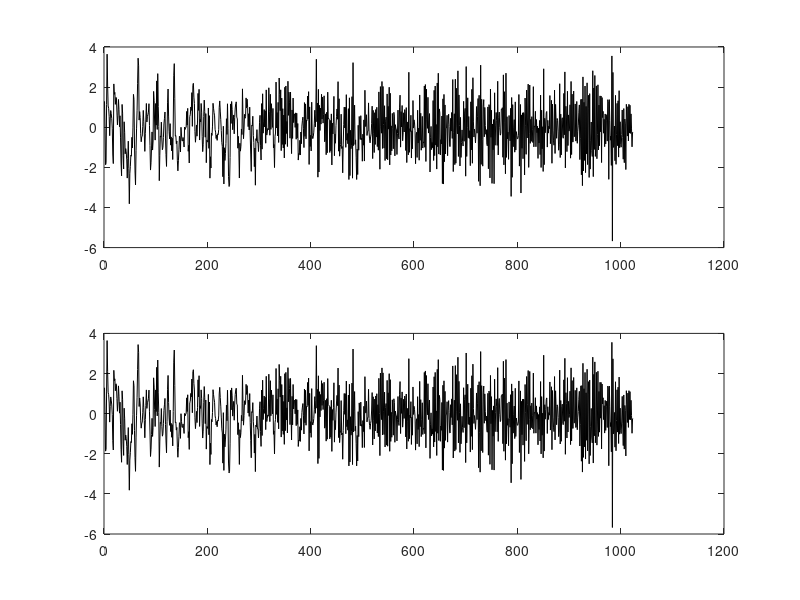

This figure's MATLAB source: (Note: this script raises an error after producing the figure.)
%%%%%%%%%%%%%%%%%%%%%%%%%%%%%%%%%%%%%%%%%%%%%%%%%%%%%%%%%%%%%%%%%%%%%%%%%%%
%%%%%%%%%%%%%%%%%%%%%%%%%%%%%%%%%%%%%%%%%%%%%%%%%%%%%%%%%%%%%%%%%%%%%%%%%%%
% Program for the MCMC nonstationary multivariate spectrum analysis paper
% 07/02/2016
% Does the MCMC iterations for bivariate time series
%%%%%%%%%%%%%%%%%%%%%%%%%%%%%%%%%%%%%%%%%%%%%%%%%%%%%%%%%%%%%%%%%%%%%%%%%%%
%%%%%%%%%%%%%%%%%%%%%%%%%%%%%%%%%%%%%%%%%%%%%%%%%%%%%%%%%%%%%%%%%%%%%%%%%%%


%%%%%%%%%%%%%%%%%%%%%%%%%%%%%%%%%%%%%%%%%%%%%%%%%%%%%%%%%%%%%%%%%%%%%%%%%%%
%   I) get the data
%%%%%%%%%%%%%%%%%%%%%%%%%%%%%%%%%%%%%%%%%%%%%%%%%%%%%%%%%%%%%%%%%%%%%%%%%%%
% load('slow_example.mat')
load('slow_example2.mat')
%load('slow_example3.mat')

figure
subplot(2,1,1);
plot(zt(:,1),'color','black')
subplot(2,1,2);
plot(zt(:,1),'color','black')

%%%%%%%%%%%%%%%%%%%%%%%%%%%%%%%%%%%%%%%%%%%%%%%%%%%%%%%%%%%%%%%%%%%%%%%%%%%
%%%%%%% II) Run the estimation proceedure
%%%%%%%%%%%%%%%%%%%%%%%%%%%%%%%%%%%%%%%%%%%%%%%%%%%%%%%%%%%%%%%%%%%%%%%%%%%
warning('off','MATLAB:nearlySingularMatrix')
nloop = 8000;   %number of total MCMC iterations
nwarmup = 3000; %number of warmup period
nexp_max = 8;   %Input maximum number of segments

global dimen nobs nbasis ngamma sigmasqalpha tau_up_limit ...
            prob_mm1 tmin var_inflate_1 var_inflate_2 options        
options = optimset('Display','off','GradObj','on','Hessian','on','MaxIter',10000,...
    'MaxFunEvals',1000,'TolFun',1e-5,'TolX',1e-5);

ts = zt;               %a T by two time series 
dim = size(ts);       
nobs = dim(1);
dimen = dim(2);
n = nobs;
yy = fft(ts)/sqrt(n);  %DFT 
y = yy(1:ceil(n/2),:);
nf = length(y);
tt=linspace(1,nobs,nobs)';

nbasis = 5;             %number of linear smoothing spline basis functions 
ngamma = nbasis + 1;    %number of coefficients for real part of components
sigmasqalpha = 5;       %smoothing parameter for alpha
tau_up_limit = 1;       %the prior for smoothing parameters    
prob_mm1 = 0.8;         %the probability of small jump, 1-prob of big jump
tmin = 40;             %minimum number of observation in each segment
var_inflate_1 = 2.5;      
var_inflate_2 = 2.5;
%%%%%%%%%%%%%%%%%%%%%%%%%%%%%%%%%%%%%%%%%%%%%%%%%%%%%%%%%%%%%%%%%%%%%%%%%%%
%%%%%%% II) Run the estimation proceedure
%%%%%%%%%%%%%%%%%%%%%%%%%%%%%%%%%%%%%%%%%%%%%%%%%%%%%%%%%%%%%%%%%%%%%%%%%%%
nfreq_hat = 50;
freq_hat=(0:nfreq_hat)'/(2*nfreq_hat);

tausq = cell(nexp_max,1);  %big array for smoothing parameters
gamma = cell(nexp_max,1);  %big array for coefficients 
spect_hat = cell(nexp_max,1);
xi = cell(nexp_max,1);     %Cutpoint locations xi_1 is first cutpoint, xi_) is beginning of timeseries
nseg = cell(nexp_max,1);   %Number of observations in each segment
rho = cell(nexp_max,1);    %index for component change
spec_hat = cell(nexp_max,1);
fmean = cell(nexp_max,1);

for j=1:nexp_max
    tausq{j}=ones(4,j,nloop+1);
    gamma{j} = zeros(ngamma,4,j,nloop+1);
    spect_hat{j} = zeros(2,2,nfreq_hat+1,j,nloop+1);
    fmean{j} = zeros(dimen,dimen,nfreq_hat+1,j);
    xi{j}=ones(j,nloop+1);
	nseg{j}=ones(j,nloop+1);
    rho{j}=zeros(j,nloop+1);
end

%%%%%%%%%%%%%%%%%%%%%%%%%%%%%%%
% initilize the MCMC iteration
%%%%%%%%%%%%%%%%%%%%%%%%%%%%%%%

nexp_curr=nexp_max*ones(nloop+1,1); %big array for number of segment
nexp_curr(1) = 3;  %initialize the number of segments

%initialize tausq
for j=1:nexp_curr(1)
	tausq{nexp_curr(1)}(:,j,1)=rand(4,1)*tau_up_limit;
end

%initilize the location of the changepoints for j=1:nexp_curr(1)
for j=1:nexp_curr(1)
    if nexp_curr(1)==1
        xi{nexp_curr(1)}(j,1) = nobs;
        nseg{nexp_curr(1)}(j,1) = nobs;
    else
        if j==1
			nposs = nobs-nexp_curr(1)*tmin+1;
			xi{nexp_curr(1)}(j,1) = tmin + unidrnd(nposs)-1;
			nseg{nexp_curr(1)}(j,1) = xi{nexp_curr(1)}(j,1);
        elseif j>1 && j<nexp_curr(1)
			nposs=nobs-xi{nexp_curr(1)}(j-1,1)-tmin*(nexp_curr(1)-j+1)+1;
			xi{nexp_curr(1)}(j,1)=tmin+unidrnd(nposs)+xi{nexp_curr(1)}(j-1,1)-1;
			nseg{nexp_curr(1)}(j,1)=xi{nexp_curr(1)}(j,1)-xi{nexp_curr(1)}(j-1,1);
        else
			xi{nexp_curr(1)}(j,1)=nobs;
			nseg{nexp_curr(1)}(j,1)=xi{nexp_curr(1)}(j,1)-xi{nexp_curr(1)}(j-1,1);	
        end
    end
end

%initilize indicator for order of rho occur.
Z = zeros(nobs,1);
Z(xi{nexp_curr(1)}(:,1)) = Z(xi{nexp_curr(1)}(:,1)) + 1;

%index matrix for which compoents of choloskey decomposition changed
chol_index = [0 0 0 0; 1 0 0 0; 0 1 0 0; 0 0 1 0; 0 0 0 1;...
              1 1 0 0; 1 0 1 0; 1 0 0 1; 0 0 1 1; 0 1 0 1;...
              0 1 1 0; 1 1 1 0; 1 1 0 1; 0 1 1 1; 1 0 1 1;...
              1 1 1 1];
% 1: no change; 2-5: one changes; 6-11: two changes; 12-15: three changes
% 16: all changed

xi_temp = xi{nexp_curr(1)}(:,1);
nseg_temp = nseg{nexp_curr(1)}(:,1);
tau_temp = tausq{nexp_curr(1)}(:,:,1);
gamma_temp = gamma{nexp_curr(1)}(:,:,:,1);
rho{nexp_curr(1)}(1:(end-1),1)=16;
rho_temp = repmat(16,nexp_curr(1));
for j=1:nexp_curr(1)
   	[gamma_mean, gamma_var,~] = postgamma1(chol_index, rho_temp(j), j, ts, tau_temp(:,j), gamma_temp(:,:,j,1), xi_temp);
	gamma{nexp_curr(1)}(:,:,j,1) = reshape([mvnrnd(gamma_mean,0.5*(gamma_var+gamma_var')),0],ngamma,4);
end
%jumping probabilities
epsilon=zeros(nloop,1);
met_rat=zeros(nloop,1);

tic;
%%%%%%%%%%%%%%%%%%%%%%%%%%%%%%%%%%%%%%%%%%
% run the loop
%%%%%%%%%%%%%%%%%%%%%%%%%%%%%%%%%%%%%%%%%%
for p=1:nloop
    if(mod(p,100)==0)
        p
    end
    
    if p<nwarmup
        var_inflate_1=2.5;
        var_inflate_2=2.5;
    else
        var_inflate_1=2;
        var_inflate_2=2;
    end
    
    %========================
    %BETWEEN MODEL MOVE
    %========================
    
    kk = length(find(nseg{nexp_curr(p)}(:,p)>2*tmin)); %Number of available segments
    
    %===========================
    %Deciding on birth or death
    if kk==0 %Stay where you (if nexp_curr=1) or join segments if there are no available segments to cut
        if nexp_curr(p)==1
            nexp_prop = nexp_curr(p); %Stay 
            log_move_prop = 0;
            log_move_curr = 0;
        else
            nexp_prop = nexp_curr(p)-1; %death
            log_move_prop = 0;
            if nexp_prop==1
                log_move_curr = 1;
            else
                log_move_curr = log(0.5);
            end
        end
    else
        if nexp_curr(p)==1
            nexp_prop = nexp_curr(p) + 1; %birth
            log_move_prop = 0;
            if nexp_prop==nexp_max
                log_move_curr = 0;
            else
                log_move_curr = log(0.5);
            end
        elseif nexp_curr(p)==nexp_max
            nexp_prop = nexp_curr(p)-1;   %death
            log_move_prop = 0;
            if nexp_prop==1
                log_move_curr = 0;
            else
                log_move_curr = log(0.5);
            end
        else
            u = rand;
            if u<0.5
                nexp_prop = nexp_curr(p)+1; %birth
                if nexp_prop==nexp_max;
                    log_move_curr = 0;
                    log_move_prop = log(0.5);
                else
                    log_move_curr=log(0.5);
                    log_move_prop=log(0.5);
                end
            else
                nexp_prop = nexp_curr(p)-1; %death
                if nexp_prop==1
                    log_move_curr = 0;
                    log_move_prop = log(0.5);
                else
                    log_move_curr = log(0.5);
                    log_move_prop = log(0.5);
                end
            end
        end
    end
    xi_curr_temp = xi{nexp_curr(p)}(:,p);
    gamma_curr_temp = gamma{nexp_curr(p)}(:,:,:,p);
    nseg_curr_temp = nseg{nexp_curr(p)}(:,p);
    tau_curr_temp = tausq{nexp_curr(p)}(:,:,p);
    rho_curr_temp = rho{nexp_curr(p)}(:,p);
    Z(xi{nexp_curr(p)}(:,p)) = Z(xi{nexp_curr(p)}(:,p)) + 1;
    
    if nexp_prop<nexp_curr(p)
        %Do Death step
        [met_rat(p),nseg_prop,xi_prop,tau_prop,gamma_prop, rho_prop, z_tmp]= death(chol_index,ts,nexp_curr(p),nexp_prop,...
		tau_curr_temp,xi_curr_temp,nseg_curr_temp,gamma_curr_temp,rho_curr_temp, log_move_curr,log_move_prop,Z);
    elseif nexp_prop>nexp_curr(p)
        %Do Birth step
        [met_rat(p),nseg_prop,xi_prop,tau_prop,gamma_prop, rho_prop, z_tmp]= birth(chol_index,ts,nexp_curr(p),nexp_prop,...
		tau_curr_temp,xi_curr_temp,nseg_curr_temp,gamma_curr_temp,rho_curr_temp,log_move_curr,log_move_prop,Z);
    else
        xi_prop=xi{nexp_curr(p)}(:,p);
        nseg_prop=nseg{nexp_curr(p)}(:,p);
        tau_prop=tausq{nexp_curr(p)}(:,:,p);
        gamma_prop=beta{nexp_curr(p)}(:,:,p);
        rho_prop=rho{nexp_curr(p)}(:,p);
        met_rat(p) = 1;
    end
    u = rand;
    if u<met_rat(p)
		nexp_curr(p+1)=nexp_prop;
		xi{nexp_curr(p+1)}(:,p+1)=xi_prop;
		nseg{nexp_curr(p+1)}(:,p+1)=nseg_prop;
		tausq{nexp_curr(p+1)}(:,:,p+1)=tau_prop;
		gamma{nexp_curr(p+1)}(:,:,:,p+1)=gamma_prop;
        rho{nexp_curr(p+1)}(:,p+1)=rho_prop;
        Z=z_tmp;
    else
		nexp_curr(p+1)=nexp_curr(p);
		xi{nexp_curr(p+1)}(:,p+1)=xi{nexp_curr(p+1)}(:,p);
		nseg{nexp_curr(p+1)}(:,p+1)=nseg{nexp_curr(p+1)}(:,p);
		tausq{nexp_curr(p+1)}(:,:,p+1)=tausq{nexp_curr(p+1)}(:,:,p);
		gamma{nexp_curr(p+1)}(:,:,:,p+1)=gamma{nexp_curr(p+1)}(:,:,:,p);
        rho{nexp_curr(p+1)}(:,p+1)=rho{nexp_curr(p+1)}(:,p);
    end
    %========================
    %WITHIN MODEL MOVE
    %========================
	%Drawing a new cut point and gamma simultaneously
    %update coeffiecient of linear basis function
    xi_curr_temp=xi{nexp_curr(p+1)}(:,p+1);
    gamma_curr_temp=gamma{nexp_curr(p+1)}(:,:,:,p+1);
    tau_temp=tausq{nexp_curr(p+1)}(:,:,p+1);
    nseg_curr_temp=nseg{nexp_curr(p+1)}(:,p+1);
    rho_temp = rho{nexp_curr(p+1)}(:,p+1); 
    [epsilon(p),nseg_new,xi_prop,tau_prop,gamma_prop,rho_prop,seg_temp,z_tmp]= ...
    within(chol_index,ts,nexp_curr(p+1),tau_temp, xi_curr_temp,...
                                                            nseg_curr_temp, gamma_curr_temp,rho_temp,Z);
    u = rand;
    if (u<epsilon(p)|| p==1) 
        if nexp_curr(p+1)>1
            for j=seg_temp:seg_temp+1
                gamma{nexp_curr(p+1)}(:,:,j,p+1)=gamma_prop(:,:,j);
                xi{nexp_curr(p+1)}(j,p+1)=xi_prop(j);
                nseg{nexp_curr(p+1)}(j,p+1)=nseg_new(j);
                rho{nexp_curr(p+1)}(j,p+1)=rho_prop(j);
                Z=z_tmp;
            end
        else
            gamma{nexp_curr(p+1)}(:,1,p+1)=gamma_prop(:,1);
        end
    else
        gamma{nexp_curr(p+1)}(:,:,:,p+1)=gamma_curr_temp;
        xi{nexp_curr(p+1)}(:,p+1)=xi_curr_temp;
        nseg{nexp_curr(p+1)}(:,p+1)=nseg_curr_temp;
        rho{nexp_curr(p+1)}(:,p+1)=rho_temp;
    end
    
    %Drawing tau
    for j=1:nexp_curr(p+1)
        for i=1:3
            tau_a = nbasis/2;
            tau_b = sum(gamma{nexp_curr(p+1)}(2:end,i,j,p+1).^2)/2;
            u=rand;
            const1 = gamcdf(1/tau_up_limit,tau_a,1/tau_b);
            const2 = 1-u*(1-const1);
            tausq{nexp_curr(p+1)}(i,j,p+1) = 1/gaminv(const2,tau_a,1/tau_b);
%           tausq{nexp_curr(p+1)}(i,j,p+1)=1/gamrnd(tau_a,1/tau_b);
        end
        tau_a = nbasis/2;
        tau_b = sum(gamma{nexp_curr(p+1)}(1:nbasis,4,j,p+1).^2)/2;
        u=rand;
        const1 = gamcdf(1/tau_up_limit,tau_a,1/tau_b);
        const2 = 1-u*(1-const1);
        tausq{nexp_curr(p+1)}(4,j,p+1) = 1/gaminv(const2,tau_a,1/tau_b);
%       tausq{nexp_curr(p+1)}(4,j,p+1)=1/gamrnd(tau_a,1/tau_b);
    end
    
    %==================================
    %Estimating Spectral Density
    %==================================
    [xx_r, xx_i] = lin_basis_func(freq_hat); %produce linear basis functions
    
    for j =1:nexp_curr(p+1)
        %getting the coefficients of linear basis functions
        g1 = gamma{nexp_curr(p+1)}(:,1:3,j,p+1);
        g2 = gamma{nexp_curr(p+1)}(1:nbasis,4,j,p+1);
        
        theta_real = xx_r * g1(:,3);
        theta_imag = xx_i * g2;
        theta = theta_real+sqrt(-1)*theta_imag;
        
        delta_sq_hat = zeros(2,nfreq_hat+1);
        for q=1:2
            delta_sq_hat(q,:) = exp(xx_r * g1(:,q))';
        end
        %produce the spectral density matrix
        for k=1:(nfreq_hat+1)
            TT = eye(2);
            TT(2,1) = -theta(k);
            spect_hat{nexp_curr(p+1)}(:,:,k,j,p+1) = ...
            inv(TT)*diag(delta_sq_hat(:,k))*inv(TT');
        end
    end    
end

run_time = toc/60;

%%%%%%%%%%%%%%%%%%%%%%%%%%%%%%%%%%%%%%%%%%%%%%%%%%%%%%%%
% average ove MCMC samples to get time-varying spectrum
%%%%%%%%%%%%%%%%%%%%%%%%%%%%%%%%%%%%%%%%%%%%%%%%%%%%%%%%

%plot the estimated of time-varying spectrum (f11)
s_11=zeros(nfreq_hat+1,nobs);
for p=1:nloop
    if(p>nwarmup)
        xi_curr=xi{nexp_curr(p)}(:,p);
        spec_hat_curr=squeeze(spect_hat{nexp_curr(p)}(1,1,:,:,p));
        for j=1:nexp_curr(p)
            if(j==1)
               s_11(:,1:xi_curr(j))=s_11(:,1:xi_curr(j))+repmat(spec_hat_curr(:,j),1,xi_curr(j))/(nloop-nwarmup);
            else
               s_11(:,xi_curr(j-1)+1:xi_curr(j))=s_11(:,xi_curr(j-1)+1:xi_curr(j))+...
                repmat(spec_hat_curr(:,j),1,xi_curr(j)-xi_curr(j-1))/(nloop-nwarmup);
            end
        end
    end
end
figure
h_11=surf(tt,freq_hat,real(s_11));
set(h_11, 'edgecolor','none')
set(gca,'YDir','reverse')

%plot the estimated of time-varying spectrum (f22)
s_22=zeros(nfreq_hat+1,nobs);
for p=1:nloop
    if(p>nwarmup)
        xi_curr=xi{nexp_curr(p)}(:,p);
        spec_hat_curr=squeeze(spect_hat{nexp_curr(p)}(2,2,:,:,p));
        for j=1:nexp_curr(p)
            if(j==1)
               s_22(:,1:xi_curr(j))=s_22(:,1:xi_curr(j))+repmat(spec_hat_curr(:,j),1,xi_curr(j))/(nloop-nwarmup);
            else
               s_22(:,xi_curr(j-1)+1:xi_curr(j))=s_22(:,xi_curr(j-1)+1:xi_curr(j))+...
                repmat(spec_hat_curr(:,j),1,xi_curr(j)-xi_curr(j-1))/(nloop-nwarmup);
            end
        end
    end
end
figure
h_22=surf(tt,freq_hat,real(s_22));
set(h_22, 'edgecolor','none')
set(gca,'YDir','reverse')


%plot the estimated of coherence
s_coh=zeros(nfreq_hat+1,nobs);
for p=1:nloop
    if(p>nwarmup)
        xi_curr=xi{nexp_curr(p)}(:,p);
        spec_hat_curr=abs(squeeze(spect_hat{nexp_curr(p)}(2,1,:,:,p))).^2./(squeeze(spect_hat{nexp_curr(p)}(1,1,:,:,p)).*squeeze(spect_hat{nexp_curr(p)}(2,2,:,:,p)));
        for j=1:nexp_curr(p)
            if(j==1)
               s_coh(:,1:xi_curr(j))=s_coh(:,1:xi_curr(j))+repmat(spec_hat_curr(:,j),1,xi_curr(j))/(nloop-nwarmup);
            else
               s_coh(:,xi_curr(j-1)+1:xi_curr(j))=s_coh(:,xi_curr(j-1)+1:xi_curr(j))+...
                repmat(spec_hat_curr(:,j),1,xi_curr(j)-xi_curr(j-1))/(nloop-nwarmup);
            end
        end
    end
end
figure
h_coh=surf(tt,freq_hat,real(s_coh));
set(h_coh, 'edgecolor','none')
set(gca,'YDir','reverse')
zlim([0 1])

%partitions
figure
histogram(nexp_curr(nwarmup+1:nloop),'FaceAlpha',1, 'Normalization','probability','BinMethod','integers','BinWidth',.5,...
    'BinLimits',[1,10])
for j=1:nexp_max
	kk=find(nexp_curr(nwarmup+1:nloop)==j);
    post_prob_nexp(j)=length(kk)/(nloop-nwarmup);
    if ~isempty(kk) && j>1
        figure
        hold
        title(['Plot of Partition Points for a mixture of ',int2str(j)])
        for k=1:j-1
            plot(xi{j}(k,kk+nwarmup))
        end
        for k=1:j-1
            figure
            hold
            title(['Histogram for a mixture of ',int2str(j)])
            histogram(xi{j}(k,kk+nwarmup),'FaceAlpha',1, 'Normalization','probability','BinMethod','integers','BinWidth',20,...
    'BinLimits',[1,nobs])
        end
    end
%     if j==2
%         c1=min(xi{j}(1,kk+nwarmup));
%         c2=max(xi{j}(1,kk+nwarmup));
%         cut_grid=linspace(c1,c2,c2-c1)';
%         sort_cut=sort(xi{j}(1,kk+nwarmup));
%     [nout xout]= hist(sort_cut,cut_grid);
%     pexp=cumsum(nout./sum(nout));
%     figure('Visible','Off')
%     plot(xout,pexp)
end
